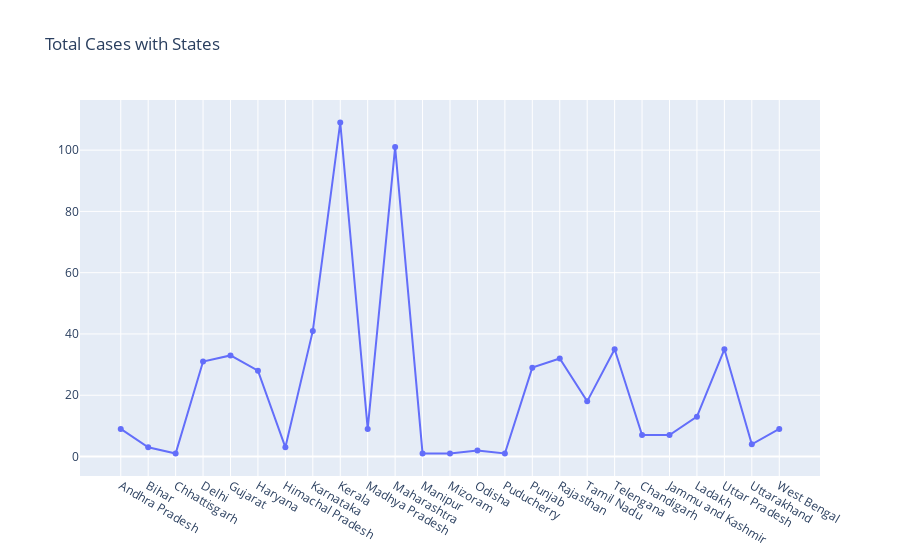

Here is the notebook cell this chart was saved with:
### Code cell
fig=go.Figure()
fig.add_trace(go.Scatter(x=df_india['Name of State / UT'],y=df_india['Total'],mode='lines+markers',name='Total'))
fig.update_layout(title_text='Total Cases with States')

### Figure 1 — Plotly figure (JSON) as saved in the notebook; plotly's stock layout.template omitted (floating-point values rounded to 4 significant figures)
{"data": [{"mode": "lines+markers", "name": "Total", "type": "scatter", "x": ["Andhra Pradesh", "Bihar", "Chhattisgarh", "Delhi", "Gujarat", "Haryana", "Himachal Pradesh", "Karnataka", "Kerala", "Madhya Pradesh", "Maharashtra", "Manipur", "Mizoram", "Odisha", "Puducherry", "Punjab", "Rajasthan", "Tamil Nadu", "Telengana", "Chandigarh", "Jammu and Kashmir", "Ladakh", "Uttar Pradesh", "Uttarakhand", "West Bengal"], "y": [9, 3, 1, 31, 33, 28, 3, 41, 109, 9, 101, 1, 1, 2, 1, 29, 32, 18, 35, 7, 7, 13, 35, 4, 9]}], "layout": {"title": {"text": "Total Cases with States"}}}
